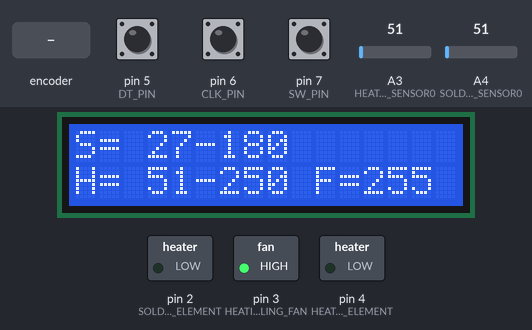
Bench run of a program on a simulated Arduino Nano, built with avr-gcc and run on an emulated ATmega328P. Shown: 16×2 character LCD, switched loads named in the program (green lamp = pin HIGH). Inputs (shaded band) come from the test bench; at power-on: pin 7 (SW_PIN) HIGH, A3 (HEATING_GUN_TEMP_SENSOR0) = 51, pin 5 (DT_PIN) HIGH, pin 6 (CLK_PIN) HIGH, A4 (SOLDERING_IRON_TEMP_SENSOR0) = 51.

Above: at 1.2 s.
1.3 s: pin 7 (SW_PIN) pulled LOW for 0.15 s
At 2.3 s:
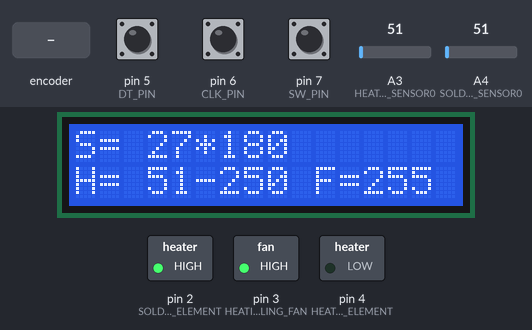
2.9 s: pin 7 (SW_PIN) pulled LOW for 1 s
At 4.0 s:
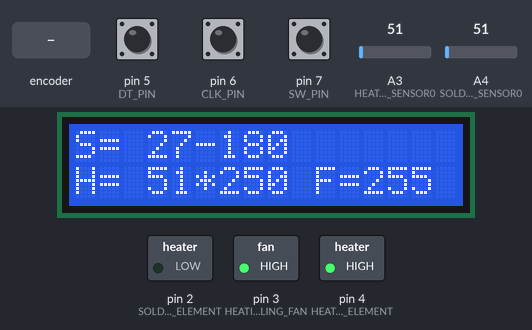
5.4 s: pin 7 (SW_PIN) pulled LOW for 0.15 s
At 6.4 s:
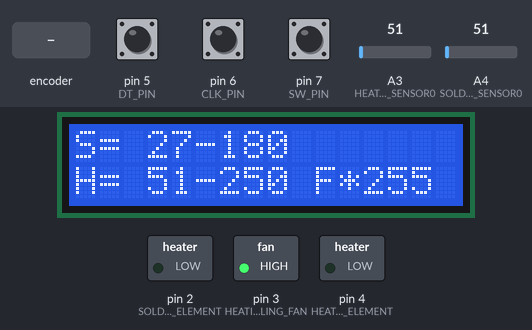
7.0 s: rotary encoder on pin 6 (CLK_PIN) / pin 5 (DT_PIN) turned 2 steps (second pin leading)
At 8.5 s:
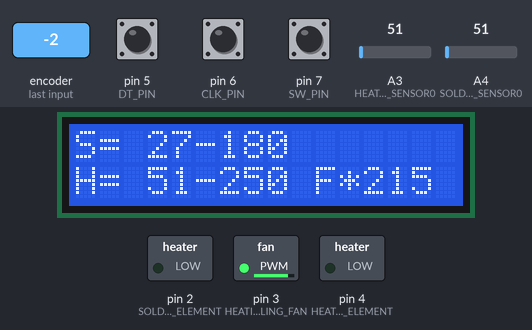
8.9 s: rotary encoder on pin 6 (CLK_PIN) / pin 5 (DT_PIN) turned 2 steps (second pin leading)
At 10.4 s:
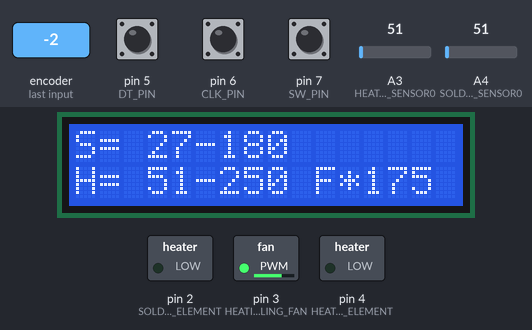
10.8 s: A3 (HEATING_GUN_TEMP_SENSOR0) set to 61
At 11.9 s:
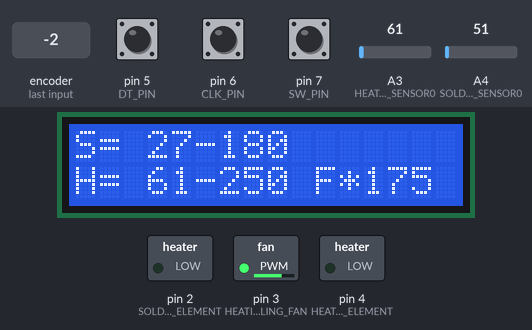
Timing chart, 0 to 13.3 s (numbered marks = the images above; inputs shaded):
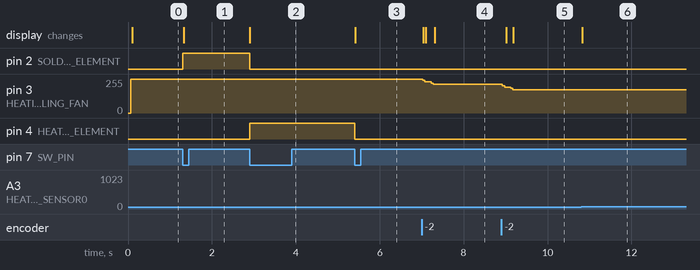

Measured:
- after the input at 1.3 s, pin 2 (SOLDERING_IRON_HEATING_ELEMENT): LOW → HIGH at once; the display: changes at once (image 1)
- after the input at 2.9 s, pin 2 (SOLDERING_IRON_HEATING_ELEMENT): HIGH → LOW at once; pin 4 (HEATING_GUN_HEATING_ELEMENT): LOW → HIGH at once; the display: changes at once (image 2)
- after the input at 5.4 s, pin 4 (HEATING_GUN_HEATING_ELEMENT): HIGH → LOW at once; the display: changes at once (image 3)
- after the input at 7.0 s, pin 3 (HEATING_GUN_COOLING_FAN): 255/255 → 235/255 at once, → 215/255 0.20 s later; the display: first changes at once (image 4 shows a later state)
- after the input at 8.9 s, pin 3 (HEATING_GUN_COOLING_FAN): 215/255 → 195/255 at once, → 175/255 0.20 s later; the display: first changes after 0.11 s (image 5 shows a later state)
- after the input at 10.8 s, the display: changes at once (image 6)

The program:

main.cpp
```cpp
#include <Arduino.h>
#include "view_model.hpp"
#include "controller.hpp"
#include "model.hpp"
#include "view.hpp"
#include "pinout.hpp"

Model model;
ViewModel viewModel;

void setup() {
  Serial.begin(9600);

  initModel(model);
  initController(model);
  initViewModel(viewModel, model);
  initView(viewModel);
}

void loop() {
  updateController(model);
  updateView(viewModel);
}
```

controller.hpp
```cpp
#pragma once

struct Model;

void initController(Model& model);
void updateController(Model& model);
```

model.hpp
```cpp
#pragma once

#include <Arduino.h>

#include "property.hpp"

struct Model {
  property<unsigned> solderingIronTempMax;
  property<unsigned> solderingIronTemp;
  property<unsigned> heatgunTempMax;
  property<unsigned> heatgunTemp;
  property<unsigned> heatgunFanPWM;
  property<int> mode;
  int swButtonState = HIGH;
  int dtButtonState = HIGH;
  int clkButtonState = HIGH;
};

void initModel(Model& model);
```

pinout.hpp
```cpp
#pragma once

#define ARDUINO_NANO

// Physical pinout of the soldering station.
// Specific layout is selected here based on the platform define

#ifdef ARDUINO_NANO

#include "pinout_arduino_nano.hpp"

#endif

// add more platforms here if necessary
```

pinout_arduino_nano.hpp
```cpp
#pragma once

// physical pinout for the Arduino Nano

// control pins
#define HEATING_GUN_COOLING_FAN 3
#define SOLDERING_IRON_HEATING_ELEMENT 2
#define HEATING_GUN_HEATING_ELEMENT 4

// rotary encoder pins
#define SW_PIN 7
#define DT_PIN 5
#define CLK_PIN 6

// analogue pins for thermal sensors
#define HEATING_GUN_TEMP_SENSOR0 A3
#define SOLDERING_IRON_TEMP_SENSOR0 A4
```

property.hpp
```cpp
#pragma once

namespace detail {

struct property_common_base {
};

template <typename T>
struct property_base : property_common_base {
private:
  T t_;

  property_common_base* observer_;

  void notify() {
    if (observer_ != nullptr) {
      static_cast<property_base<T>*>(observer_)->update_from(this);
    }
  }

  void update_from(property_base<T> *src) {
    t_ = src->t_;
  }

protected:
  template <typename U> void set(U const &u) {
    t_ = u;
    notify();
  }

  T const &get() const {
    return t_;
  }

  void connect(property_base<T> * observer, bool both_ways = false) {
    observer_ = observer;
    observer->t_ = t_;

    if (both_ways) {
      observer->connect(this, false);
    }
  }
};

} // namespace detail

template <typename T> struct ro_property : public detail::property_base<T> {
private:
  typedef detail::property_base<T> base_t;
public:
  T const &get() {
    return base_t::get();
  }
};

template <typename T> struct property : public detail::property_base<T> {
private:
  typedef detail::property_base<T> base_t;
public:
  template <typename U> void set(U const &u) {
    base_t::set(u);
  }

  T const &get() {
    return base_t::get();
  }

  void connect(property<T>* dst) {
    base_t::connect(dst);
  }

  void connect_bi(property<T>* dst) {
    base_t::connect(dst, true);
  }

  void connect(ro_property<T>* dst) {
    base_t::connect(dst);
  }
};
```

view.hpp
```cpp
#pragma once

#define LCD_1602

#ifdef LCD_1602
#include "view_lcd_1602.hpp"
#endif
```

view_model.hpp
```cpp
#pragma once

#include "property.hpp"

struct ViewModel {
  property<unsigned> solderingIronTempMax;
  ro_property<unsigned> solderingIronTemp;
  property<unsigned> heatgunTempMax;
  ro_property<unsigned> heatgunTemp;
  property<unsigned> heatgunFanPWM;
  property<int> mode;
};

struct Model;

void initViewModel(ViewModel &viewModel, Model &model);
```

controller.cpp
```cpp
#include "controller.hpp"

#include <Arduino.h>

#include "pinout.hpp"
#include "model.hpp"

template <typename T> T clamp(T const&val, T const &min, T const &max) {
  T t = val;
  if (t < min) {
    t = min;
  }
  if (t > max) {
    t = max;
  }
  return t;
}

void updateInput(Model &model) {
  int swButtonState = digitalRead(SW_PIN);

  if (swButtonState == LOW && (swButtonState != model.swButtonState)) {
    model.mode.set((model.mode.get() + 2) % 4 - 1);
  }

  int dirMultiplier = 0;

  int clkButtonState = digitalRead(CLK_PIN);
  int dtButtonState = digitalRead(DT_PIN);
  if (clkButtonState != model.clkButtonState) {
    dirMultiplier = dtButtonState != clkButtonState ? 1 : -1;
  }

  if (model.mode.get() == 0) {
    int newVal = model.solderingIronTempMax.get() + dirMultiplier * 10;
    model.solderingIronTempMax.set(clamp(newVal, 0, 600));
  }

  if (model.mode.get() == 1) {
    int newVal = model.heatgunTempMax.get() + dirMultiplier * 10;
    model.heatgunTempMax.set(clamp(newVal, 0, 700));
  }

  if (model.mode.get() == 2) {
    int newVal = model.heatgunFanPWM.get() + dirMultiplier * 10;
    model.heatgunFanPWM.set(clamp(newVal, 0, 255));
  }

  model.swButtonState = swButtonState;
  model.dtButtonState = dtButtonState;
  model.clkButtonState = clkButtonState;
}

void initController(Model& model) {
  pinMode(SW_PIN, INPUT_PULLUP);
  pinMode(DT_PIN, INPUT_PULLUP);
  pinMode(CLK_PIN, INPUT_PULLUP);

  pinMode(HEATING_GUN_COOLING_FAN, OUTPUT);
  pinMode(HEATING_GUN_HEATING_ELEMENT, OUTPUT);
  pinMode(SOLDERING_IRON_HEATING_ELEMENT, OUTPUT);

  pinMode(HEATING_GUN_TEMP_SENSOR0, INPUT);
  pinMode(SOLDERING_IRON_TEMP_SENSOR0, INPUT);

  model.solderingIronTemp.set(analogRead(SOLDERING_IRON_TEMP_SENSOR0));
  model.heatgunTemp.set(analogRead(HEATING_GUN_TEMP_SENSOR0));
  model.heatgunFanPWM.set(255);
}

unsigned compensateSolderingIronThermalTransfer(int solderingIronTempRaw) {
  // linear fit of the following {from, to} measurements:
  // {150, 90}, {200, 120}, {250, 160}, {300, 180}, {350, 220}, {400, 260},
  // {450, 280}, {500, 310}
  return unsigned(clamp(int(0.638095 * solderingIronTempRaw - 4.88095), 0, 1000));
}

unsigned compensateHeatgunTemp(int heatgunTempRaw) {
  return heatgunTempRaw;
}

void updateController(Model& model) {
  updateInput(model);

  // TODO: implement PID controller for both iron and heatgun

  model.solderingIronTemp.set(compensateSolderingIronThermalTransfer(analogRead(SOLDERING_IRON_TEMP_SENSOR0)));
  model.heatgunTemp.set(compensateHeatgunTemp(analogRead(HEATING_GUN_TEMP_SENSOR0)));

  bool shouldHeatSolderingIron = model.solderingIronTemp.get() < model.solderingIronTempMax.get();
  bool shouldHeatHeatGun = model.heatgunTemp.get() < model.heatgunTempMax.get();

  shouldHeatHeatGun &= model.mode.get() == 1;
  shouldHeatSolderingIron &= model.mode.get() == 0;

  analogWrite(HEATING_GUN_COOLING_FAN, model.heatgunFanPWM.get());
  digitalWrite(HEATING_GUN_HEATING_ELEMENT, shouldHeatHeatGun ? HIGH : LOW);
  digitalWrite(SOLDERING_IRON_HEATING_ELEMENT, shouldHeatSolderingIron ? HIGH : LOW);
}
```

model.cpp
```cpp
#include "model.hpp"

void initModel(Model &model) {
  // later on read this values from EEPROM
  model.solderingIronTempMax.set(180);
  model.heatgunTempMax.set(250);
  model.solderingIronTemp.set(0);
  model.heatgunTemp.set(0);
  model.heatgunFanPWM.set(0);
  model.mode.set(-1);
}
```

view_model.cpp
```cpp
#include "view_model.hpp"
#include <Arduino.h>
#include "model.hpp"

void initViewModel(ViewModel &viewModel, Model &model) {
  model.solderingIronTempMax.connect(&viewModel.solderingIronTempMax);
  model.heatgunTempMax.connect(&viewModel.heatgunTempMax);
  model.heatgunFanPWM.connect(&viewModel.heatgunFanPWM);
  model.solderingIronTemp.connect(&viewModel.solderingIronTemp);
  model.heatgunTemp.connect(&viewModel.heatgunTemp);
  model.mode.connect_bi(&viewModel.mode);
}
```

view_lcd_1602.hpp
```cpp
#pragma once

struct ViewModel;

void initView(ViewModel& viewModel);
void updateView(ViewModel& viewModel);
```

view_lcd_1602.cpp
```cpp
#include <Arduino.h>
#include <LiquidCrystal.h>

#include "view_lcd_1602.hpp"
#include "view_model.hpp"
#include "pinout.hpp"

LiquidCrystal lcd(12,11,10,9,8,13);

unsigned viewUpdateTicks = 0;
unsigned viewUpdateCycles = 100;

void initView(ViewModel& viewModel) {
  lcd.begin(16, 2);

  updateView(viewModel);
}

void updateView(ViewModel &viewModel) {
  if (viewUpdateTicks++ % viewUpdateCycles) {
    return;
  }

  viewUpdateTicks %= viewUpdateCycles;

  char buf[32];

  char ironSep = viewModel.mode.get() == 0 ? '*' : '-';
  char heatGunSep = viewModel.mode.get() == 1 ? '*' : '-';
  char fanSep = viewModel.mode.get() == 2 ? '*' : '=';

  sprintf(buf,
          "S=%3d%c%3d",
          viewModel.solderingIronTemp.get(),
          ironSep,
          viewModel.solderingIronTempMax.get());
  buf[31] = 0;

  lcd.setCursor(0, 0);
  lcd.write(buf);

  sprintf(buf,
          "H=%3d%c%3d F%c%3d",
          viewModel.heatgunTemp.get(),
          heatGunSep,
          viewModel.heatgunTempMax.get(),
          fanSep,
          viewModel.heatgunFanPWM.get());
  buf[31] = 0;

  lcd.setCursor(0, 1);
  lcd.write(buf);
}
```
